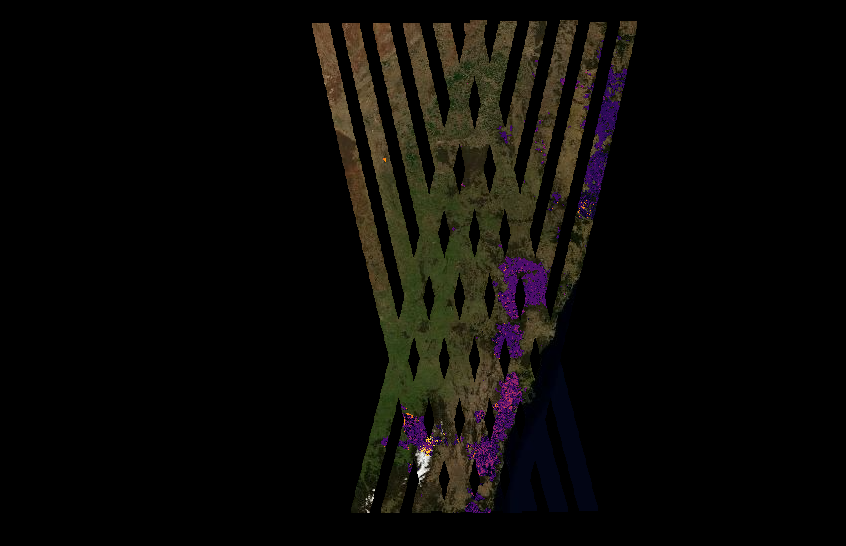
#> input picture Detection/mappedfires.jpg, 846 x 546 px
$ python bushfireDetection.py
#> lines starting #> are read from the running program, lines starting #| are printed output that depends on the picture; after the words box and inside, x2 and y2 are one past the last pixel; in counts of white or black regions, pixels touching at a corner belong together
import cv2
import numpy as np

# Load the image
image = cv2.imread('mappedfires.jpg')
#> image is the input picture: shape (546, 846, 3); mean B, G, R 7, 9.6, 11.2

# Convert the image to the HSV color space
hsv_image = cv2.cvtColor(image, cv2.COLOR_BGR2HSV)
#> hsv_image: shape (546, 846, 3); mean H, S, V 8.8, 29.1, 12.3

# Filter out values outside the range of the "inferno" colormap
lower_color = np.array([40, 11, 84])
upper_color = np.array([255, 255, 255])

# Create a binary mask using inRange
mask = cv2.inRange(hsv_image, lower_color, upper_color)
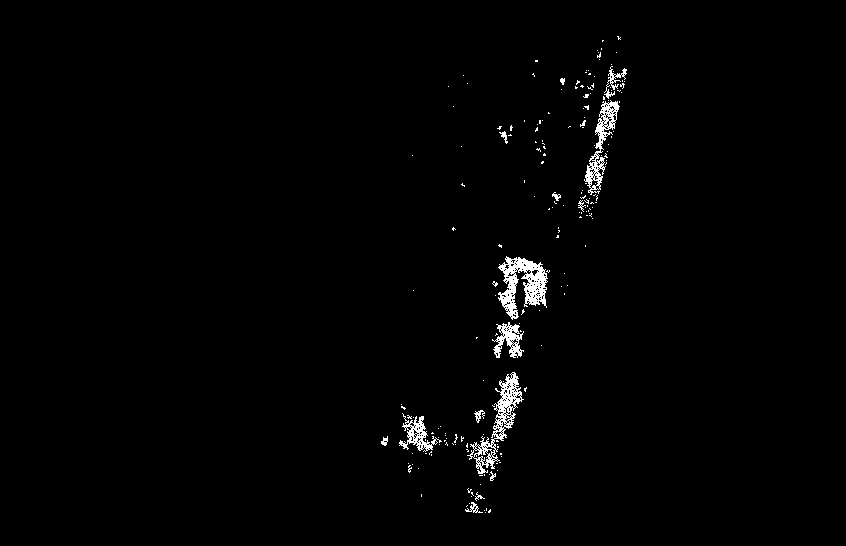
#> mask: shape (546, 846); 1.3% white in thin lines or dots, all inside (x1, y1, x2, y2) = (381, 36, 627, 513)

# Apply the mask to the original image
result = cv2.bitwise_and(image, image, mask=mask)
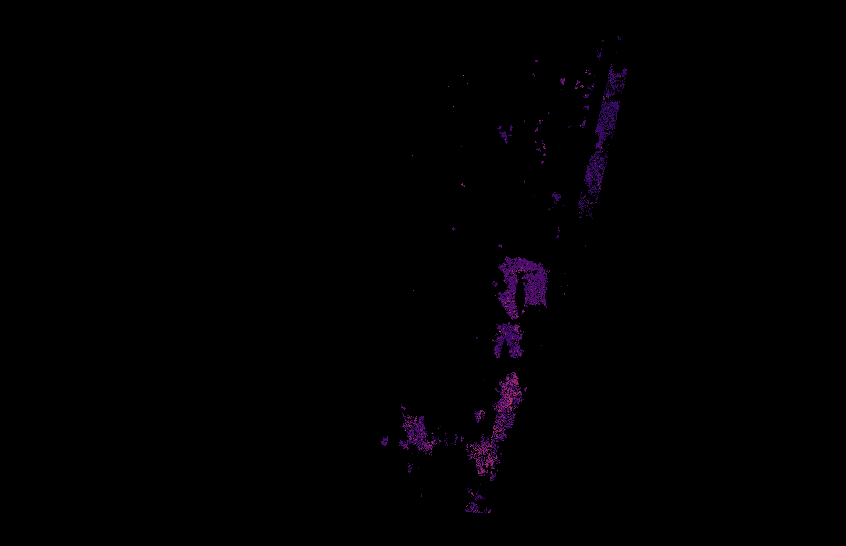
#> result: shape (546, 846, 3); mean B, G, R 1.3, 0.2, 1

# Convert the result to grayscale
gray_result = cv2.cvtColor(result, cv2.COLOR_BGR2GRAY)

# Apply a binary threshold
_, binary_result = cv2.threshold(gray_result, 1, 255, cv2.THRESH_BINARY)

# Find contours in the binary result
contours, _ = cv2.findContours(binary_result, cv2.RETR_EXTERNAL, cv2.CHAIN_APPROX_SIMPLE)
#> contours = 194 contours, 183 with area under 20; largest, box (x1, y1, x2, y2) and area: (498, 256, 548, 320) 1555, (467, 372, 524, 474) 1455, (584, 100, 620, 195) 990, (492, 322, 524, 358) 538, (399, 413, 442, 452) 503

# Draw the detected blobs on the original image
image_with_blobs = image.copy()
cv2.drawContours(image_with_blobs, contours, -1, (0, 0, 255), 2)  # Draw contours in red
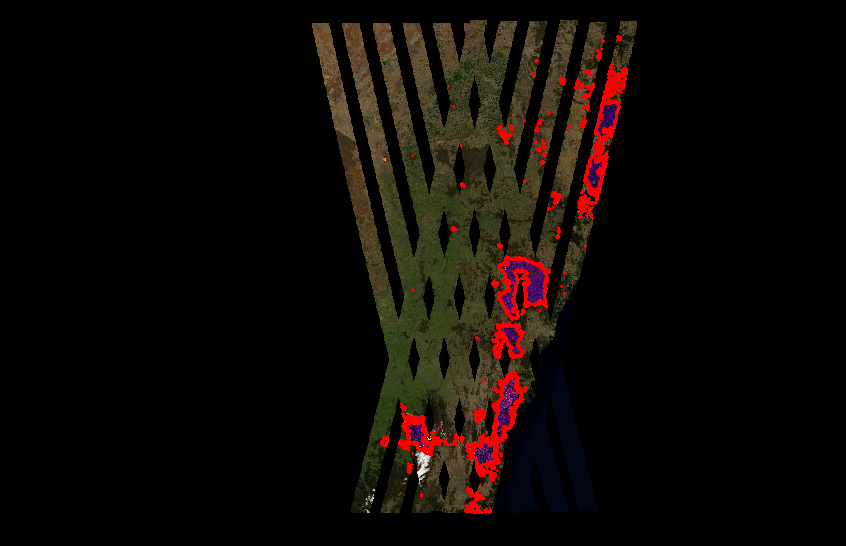
#> image_with_blobs: shape (546, 846, 3); 1.82% of pixels changed, all inside (x1, y1, x2, y2) = (380, 35, 628, 514)

# Display the image with detected blobs
cv2.imshow('Image with Blobs', image_with_blobs)
cv2.waitKey(0)
cv2.destroyAllWindows()

$ run again, with Detection/Fires.jpg copied over Detection/mappedfires.jpg
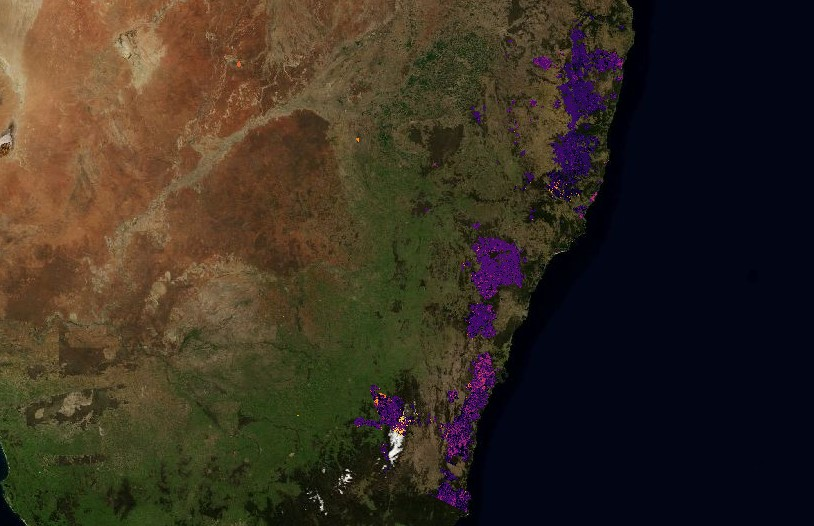
#> input picture Detection/Fires.jpg, 814 x 526 px
#> image is the input picture: shape (526, 814, 3); mean B, G, R 34.2, 46.6, 56.6
#> hsv_image: shape (526, 814, 3); mean H, S, V 57.2, 171.2, 64.2
#> `mask = cv2.inRange(hsv_image, lower_color, upper_color)`:
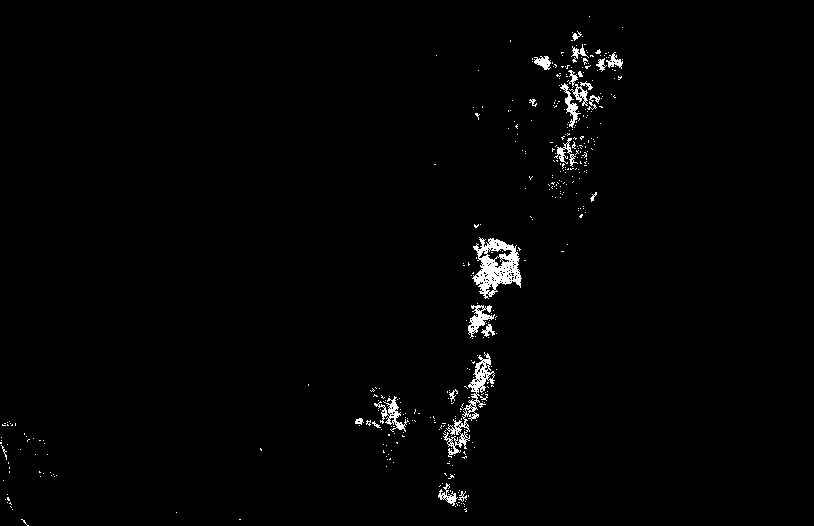
#> mask: shape (526, 814); 1.4% white; 399 white regions (375 under 20 px)
#> contours = 396 contours, 378 with area under 20; largest, box (x1, y1, x2, y2) and area: (472, 237, 522, 299) 1774, (443, 352, 495, 458) 963, (468, 305, 495, 338) 310, (374, 396, 409, 432) 278, (560, 83, 581, 128) 192
#> `cv2.drawContours(image_with_blobs, contours, -1, (0, 0, 255), 2)`:
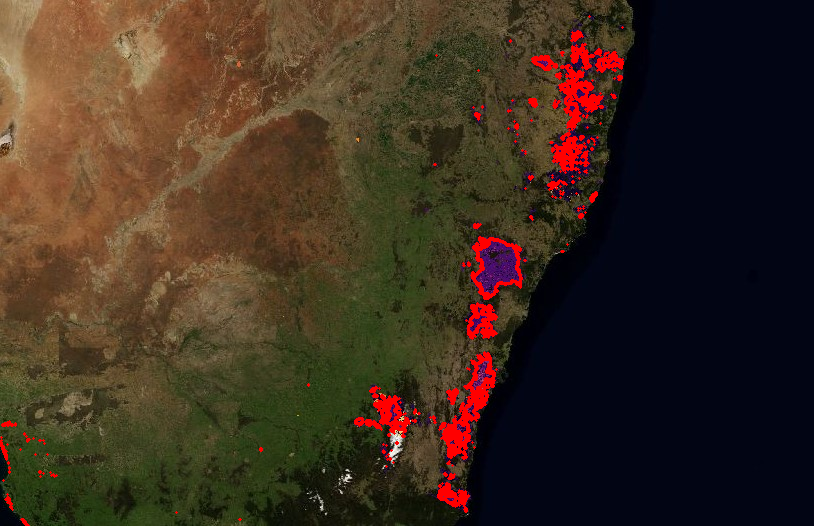
#> image_with_blobs: shape (526, 814, 3); 2.35% of pixels changed, all inside (x1, y1, x2, y2) = (0, 15, 624, 526)
